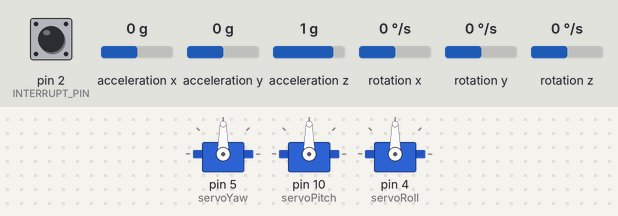
Recording of a sketch running on a simulated Arduino Uno, built with avr-gcc and run on an emulated ATmega328P. Shown: 3 × servo. The inputs (shaded band) are chosen by the test bench; at power-on: rotation z 0 °/s, acceleration z 1 g, acceleration x 0 g, acceleration y 0 g, pin 2 (INTERRUPT_PIN) LOW, rotation x 0 °/s, rotation y 0 °/s. The sensor or clock chip raises its interrupt line as the real part does; what the sketch prints to the serial monitor is not drawn.

Above: at 1.7 s.
1.8 s: rotation z set to -192 °/s
At 2.54 s:
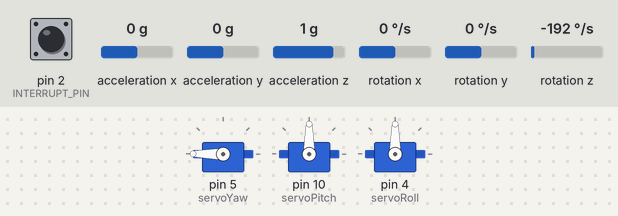
4.8 s: acceleration z set to -1.4 g
At 5.0 s:
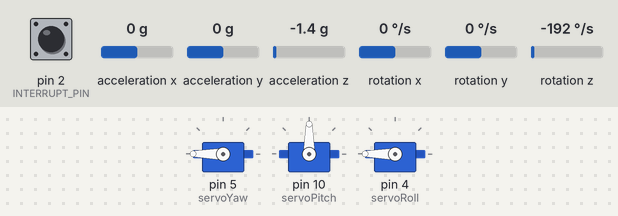
7.8 s: rotation z set to 0 °/s
9.3 s: acceleration x set to -1.4 g
At 10.5 s:
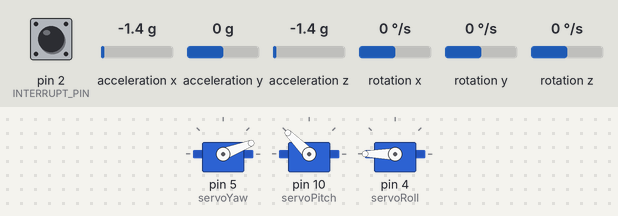
10.8 s: acceleration y set to 0.2 g
At 11.4 s:
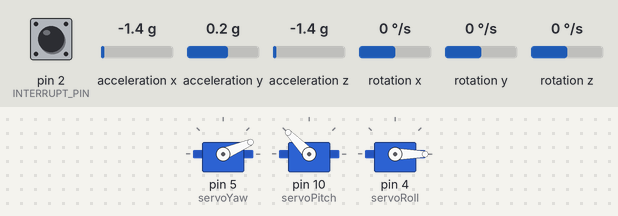
12.3 s: rotation z set to -100 °/s
Timing chart, 0 to 16.3 s (numbered marks = the images above; inputs shaded):
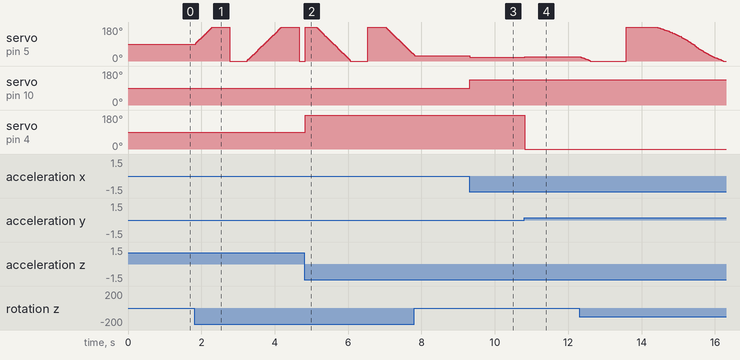

The sketch:

mpu_servo_test.ino
```cpp
#include "I2Cdev.h"
#include "MPU6050_6Axis_MotionApps20.h"
#include "Wire.h"
#include <Servo.h>

// MPU control/status variables
bool dmpReady = false;  // Set true if DMP init was successful
uint8_t mpuIntStatus;   // Holds actual interrupt status byte from MPU
uint8_t devStatus;      // Return status after each device operation (0 = success, !0 = error)
uint16_t packetSize;    // Expected DMP packet size (default is 42 bytes)
uint16_t fifoCount;     // Count of all bytes currently in FIFO
uint8_t fifoBuffer[64]; // FIFO storage buffer
int16_t rawValue[6];    // Raw sensor values for accelerometer and gyroscope for each axis: {ax, ay, az, gx, gy, gz}

// Orientation/motion variables
Quaternion q;           // [w, x, y, z]         Quaternion container
VectorFloat gravity;    // [x, y, z]            Gravity vector
float ypr[3];           // [yaw, pitch, roll]   Yaw/pitch/roll container and gravity vector

// Interrupt detection routine
volatile bool mpuInterrupt = false;  // Indicates whether MPU interrupt pin has gone high
void dmpDataReady() {
    mpuInterrupt = true;
}

#define INTERRUPT_PIN 2
MPU6050 accelgyro;      // Instantiate an MPU6050 object

// Servo definitions
Servo servoYaw;
Servo servoPitch;
Servo servoRoll;

void setup() {
    // Initialize Wire library and join i2c bus
    Wire.begin();
    Wire.setClock(400000);

    // Initialize serial communication
    Serial.begin(38400);

    // Initialize device
    Serial.println(F("Initializing I2C devices..."));
    accelgyro.initialize();
    pinMode(INTERRUPT_PIN, INPUT);

    // Verify connection
    Serial.println(F("Testing device connections..."));
    Serial.println(accelgyro.testConnection() ? F("MPU6050 connection successful") : F("MPU6050 connection failed"));

    // Load and configure the DMP
    Serial.println(F("Initializing DMP..."));
    devStatus = accelgyro.dmpInitialize();

    // Set device offsets obtained from mpu6050_offsets.ino sketch
    accelgyro.setXGyroOffset(-203);
    accelgyro.setYGyroOffset(-95);
    accelgyro.setZGyroOffset(-48);
    accelgyro.setZAccelOffset(1933);

    // Make sure it worked (returns 0 if so)
    if (devStatus == 0) {
        // Calibrate and fine tune MPU6050 with the offsets set above
        accelgyro.CalibrateAccel(6);
        accelgyro.CalibrateGyro(6);
        accelgyro.PrintActiveOffsets();

        // Turn on the DMP, now that it's ready
        Serial.println(F("Enabling DMP..."));
        accelgyro.setDMPEnabled(true);

        // Enable Arduino interrupt detection
        Serial.print(F("Enabling interrupt detection (Arduino external interrupt "));
        Serial.print(digitalPinToInterrupt(INTERRUPT_PIN));
        Serial.println(F(")..."));
        attachInterrupt(digitalPinToInterrupt(INTERRUPT_PIN), dmpDataReady, RISING);
        mpuIntStatus = accelgyro.getIntStatus();

        // Set our DMP Ready flag so the main loop() function knows it's okay to use it
        Serial.println(F("DMP ready! Waiting for first interrupt..."));
        dmpReady = true;

        // Get expected DMP packet size for later comparison
        packetSize = accelgyro.dmpGetFIFOPacketSize();
    } else {
        // ERROR!
        // 1 = initial memory load failed
        // 2 = DMP configuration updates failed
        // (if it's going to break, usually the code will be 1)
        Serial.print(F("DMP Initialization failed (code "));
        Serial.print(devStatus);
        Serial.println(F(")"));
    }

    // Attach servos to digital pins
    servoYaw.attach(5);
    servoPitch.attach(10);
    servoRoll.attach(4);
}

void loop() {
    // If programming failed, don't try to do anything
    if (!dmpReady) return;

    // Read latest packet from FIFO buffer
    if (accelgyro.dmpGetCurrentFIFOPacket(fifoBuffer)) {
        // Obtain quaternion values from buffer
        accelgyro.dmpGetQuaternion(&q, fifoBuffer);
        accelgyro.dmpGetGravity(&gravity, &q);

        // Convert quaternion to ypr angles
        accelgyro.dmpGetYawPitchRoll(ypr, &q, &gravity);

        // Read raw accel/gyro measurements from device
        accelgyro.getMotion6(&rawValue[0], &rawValue[1], &rawValue[2], &rawValue[3], &rawValue[4], &rawValue[5]);

        // Printout raw accel/gyro measurements after sensor calibration
        Serial.println("\nSensor values after calibration");
        Serial.println("-------------------------------");
        Serial.print("az: ");
        Serial.print(rawValue[2]); Serial.print("\n");
        Serial.print("gx: ");
        Serial.print(rawValue[3]); Serial.print("\n");
        Serial.print("gy: ");
        Serial.print(rawValue[4]); Serial.print("\n");
        Serial.print("gz: ");
        Serial.print(rawValue[5]); Serial.print("\n");

        // Convert Yaw, Pitch and Roll values from radians to degrees
        ypr[0] = ypr[0] * 180 / M_PI;
        ypr[1] = ypr[1] * 180 / M_PI;
        ypr[2] = ypr[2] * 180 / M_PI;

        /* Map the MPU6050 movement to the angular movements of the servo motors: -90 to 90 degrees from the MPU6050 to
         *  0 to 180 for the servos.
         *
         *  This mapping has to be done for the servos
           to move in the opposite direction of the MPU6050 orientation, for each respective axis, to attempt
           stabilizing the gimbal platform.
        */
        int yawValue = map(ypr[0], -90, 90, 0, 180);
        int pitchValue = map(ypr[1], -90, 90, 180, 0);
        int rollValue = map(ypr[2], -90, 90, 180, 0);

        // Control servos according to the MPU6050 orientation
        servoYaw.write(yawValue);
        servoPitch.write(pitchValue);
        servoRoll.write(rollValue);
    }
}
```

Measured:
- the behaviour switches between 0 and 0.1 g on acceleration y (found by bisection; images 3 and 4)
- after the input at 1.8 s, servo on pin 5 (servoYaw): ramps from 0° to 180° and jumps back, once every 1.9 s
- after the input at 4.8 s, servo on pin 4 (servoRoll): 90° → 180° at once
- after the input at 9.3 s, servo on pin 5 (servoYaw): 29° → 21° at once; servo on pin 10 (servoPitch): 90° → 135° at once
- after the input at 10.8 s, servo on pin 5 (servoYaw): 21° → 23° at once; servo on pin 10 (servoPitch): 135° → 134° at once; servo on pin 4 (servoRoll): 180° → 0° at once
